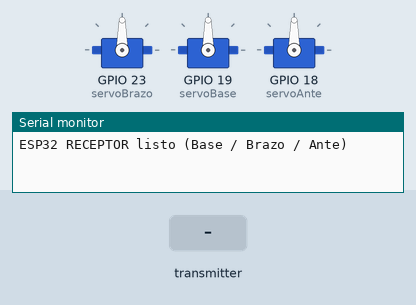
This sketch was run on a simulated ESP32. On the bench: 3 × servo, the last lines printed to the serial monitor. The test bench sets the inputs (shaded band).

Above: at 1.2 s.
1.3 s: the transmitter starts sending base = 0
At 2.3 s:
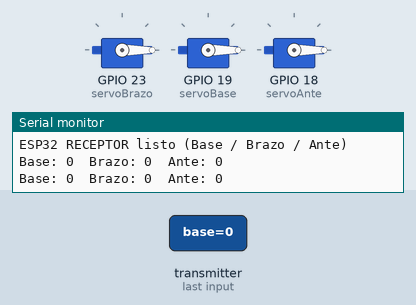
2.8 s: the transmitter starts sending brazo = 1024
At 3.4 s:
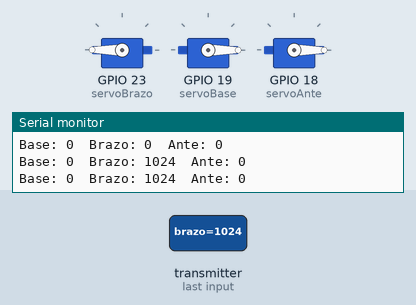
4.3 s: the transmitter starts sending ante = 1024
At 5.5 s:
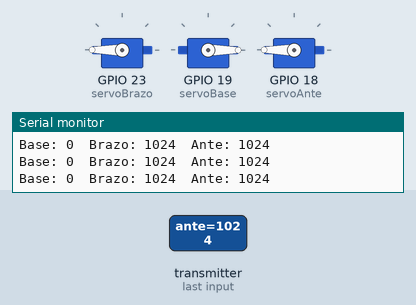
5.8 s: the transmitter starts sending base = 1024
At 6.9 s:
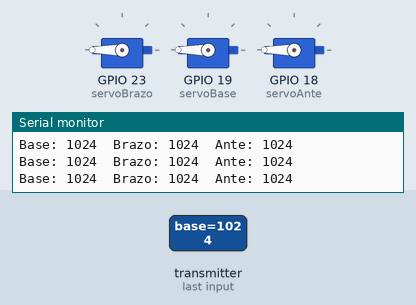
7.3 s: the transmitter starts sending brazo = 0
At 8.0 s:
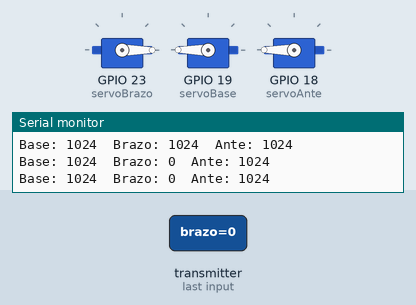
8.8 s: the transmitter starts sending ante = 0
At 9.2 s:
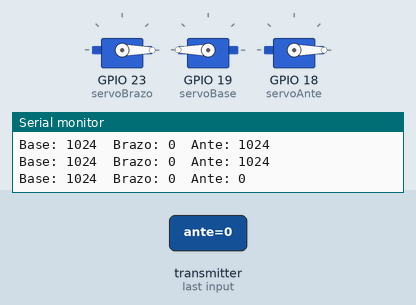
Timing chart, 0 to 11.3 s (numbered marks = the images above; inputs shaded):
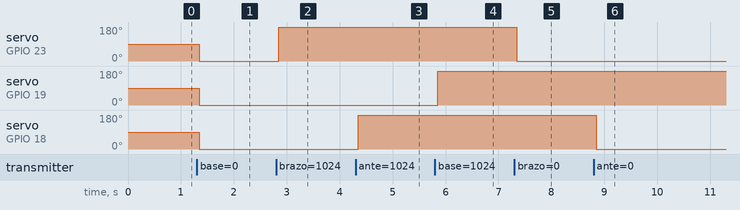

The sketch:

Receptor-Programacion.ino
```cpp
#include <ESP32Servo.h>
#include <esp_now.h>
#include <WiFi.h>

// ===== Servos =====
Servo servoBrazo; // pin 23
Servo servoBase;  // pin 19
Servo servoAnte;  // pin 18

// ===== Estructura IGUAL al emisor =====
typedef struct {
  int base;
  int brazo;
  int ante;
} ControlData;

ControlData datosRecibidos;

// ===== Callback ESP-NOW =====
void OnDataRecv(const esp_now_recv_info * info, const uint8_t *incomingData, int len) {
  if (len != sizeof(ControlData)) return; // seguridad

  memcpy(&datosRecibidos, incomingData, sizeof(datosRecibidos));

  // Mover servos directamente
  servoBase.write(constrain(datosRecibidos.base, 0, 180));
  servoBrazo.write(constrain(datosRecibidos.brazo, 0, 180));
  servoAnte.write(constrain(datosRecibidos.ante, 0, 180));

  // Debug
  Serial.print("Base: ");
  Serial.print(datosRecibidos.base);
  Serial.print("  Brazo: ");
  Serial.print(datosRecibidos.brazo);
  Serial.print("  Ante: ");
  Serial.println(datosRecibidos.ante);
}

void setup() {
  Serial.begin(115200);

  // ===== Attach servos =====
  servoBrazo.attach(23);
  servoBase.attach(19);
  servoAnte.attach(18);

  // Posición inicial
  servoBase.write(90);
  servoBrazo.write(90);
  servoAnte.write(90);

  // ===== ESP-NOW =====
  WiFi.mode(WIFI_STA);

  if (esp_now_init() != ESP_OK) {
    Serial.println("Error inicializando ESP-NOW");
    return;
  }

  esp_now_register_recv_cb(OnDataRecv);

  Serial.println("ESP32 RECEPTOR listo (Base / Brazo / Ante)");
}

void loop() {
  // vacío
}
```

Measured:
- after the input at 1.3 s, servo on GPIO 23 (servoBrazo), servo on GPIO 19 (servoBase), servo on GPIO 18 (servoAnte): 90° → 0° after 0.05 s
- after the input at 2.8 s, servo on GPIO 23 (servoBrazo): 0° → 180° after 0.05 s
- after the input at 4.3 s, servo on GPIO 18 (servoAnte): 0° → 180° after 0.05 s
- after the input at 5.8 s, servo on GPIO 19 (servoBase): 0° → 180° after 0.05 s
- after the input at 7.3 s, servo on GPIO 23 (servoBrazo): 180° → 0° after 0.05 s
- after the input at 8.8 s, servo on GPIO 18 (servoAnte): 180° → 0° after 0.05 s
